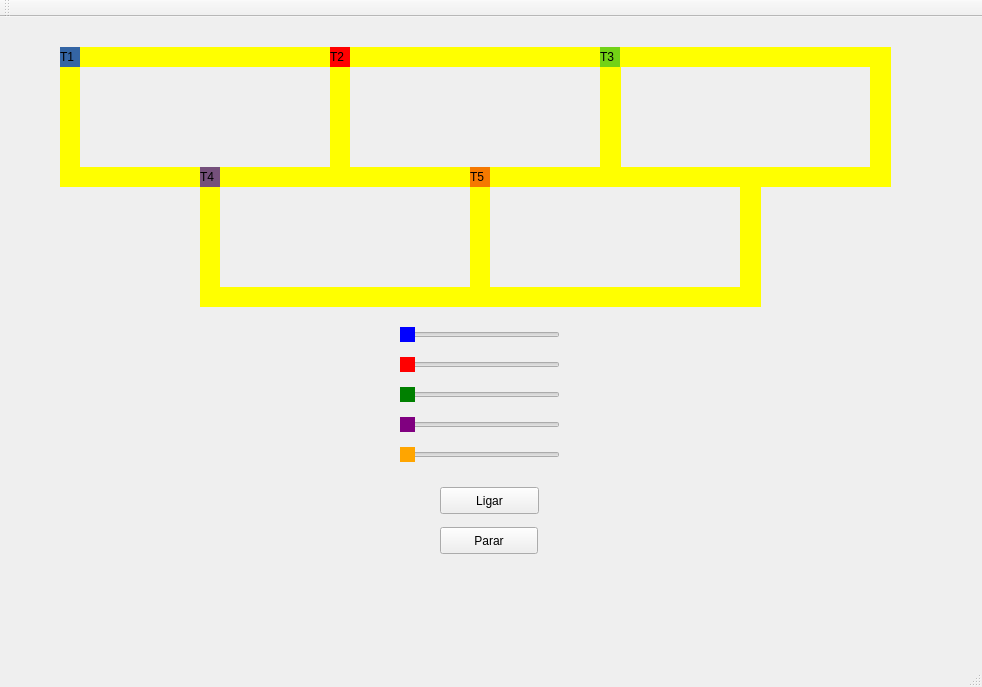
<?xml version="1.0" encoding="UTF-8"?>
<ui version="4.0">
 <class>MainWindow</class>
 <widget class="QMainWindow" name="MainWindow">
  <property name="geometry">
   <rect>
    <x>0</x>
    <y>0</y>
    <width>982</width>
    <height>687</height>
   </rect>
  </property>
  <property name="windowTitle">
   <string>MainWindow</string>
  </property>
  <widget class="QWidget" name="centralWidget">
   <widget class="QLabel" name="label_trem1">
    <property name="geometry">
     <rect>
      <x>60</x>
      <y>30</y>
      <width>20</width>
      <height>20</height>
     </rect>
    </property>
    <property name="styleSheet">
     <string notr="true">QLabel { background: rgb(52, 101, 164)}</string>
    </property>
    <property name="text">
     <string>T1</string>
    </property>
   </widget>
   <widget class="QLabel" name="label_trilho1">
    <property name="geometry">
     <rect>
      <x>80</x>
      <y>30</y>
      <width>250</width>
      <height>20</height>
     </rect>
    </property>
    <property name="styleSheet">
     <string notr="true">QLabel { background: yellow}</string>
    </property>
    <property name="text">
     <string/>
    </property>
   </widget>
   <widget class="QLabel" name="label_trilho2">
    <property name="geometry">
     <rect>
      <x>80</x>
      <y>150</y>
      <width>250</width>
      <height>20</height>
     </rect>
    </property>
    <property name="styleSheet">
     <string notr="true">QLabel { background: yellow}</string>
    </property>
    <property name="text">
     <string/>
    </property>
   </widget>
   <widget class="QLabel" name="label_trilho3">
    <property name="geometry">
     <rect>
      <x>330</x>
      <y>30</y>
      <width>20</width>
      <height>140</height>
     </rect>
    </property>
    <property name="styleSheet">
     <string notr="true">QLabel { background: yellow}</string>
    </property>
    <property name="text">
     <string/>
    </property>
   </widget>
   <widget class="QLabel" name="label_trilho4">
    <property name="geometry">
     <rect>
      <x>60</x>
      <y>30</y>
      <width>20</width>
      <height>140</height>
     </rect>
    </property>
    <property name="styleSheet">
     <string notr="true">QLabel { background: yellow}</string>
    </property>
    <property name="text">
     <string/>
    </property>
   </widget>
   <widget class="QPushButton" name="pushButton">
    <property name="geometry">
     <rect>
      <x>440</x>
      <y>470</y>
      <width>99</width>
      <height>27</height>
     </rect>
    </property>
    <property name="text">
     <string>Ligar</string>
    </property>
   </widget>
   <widget class="QPushButton" name="pushButton_2">
    <property name="geometry">
     <rect>
      <x>440</x>
      <y>510</y>
      <width>98</width>
      <height>27</height>
     </rect>
    </property>
    <property name="text">
     <string>Parar</string>
    </property>
   </widget>
   <widget class="QLabel" name="label_trilho4_2">
    <property name="geometry">
     <rect>
      <x>600</x>
      <y>30</y>
      <width>21</width>
      <height>140</height>
     </rect>
    </property>
    <property name="styleSheet">
     <string notr="true">QLabel { background: yellow}</string>
    </property>
    <property name="text">
     <string/>
    </property>
   </widget>
   <widget class="QLabel" name="label_trilho1_2">
    <property name="geometry">
     <rect>
      <x>350</x>
      <y>30</y>
      <width>250</width>
      <height>20</height>
     </rect>
    </property>
    <property name="styleSheet">
     <string notr="true">QLabel { background: yellow}</string>
    </property>
    <property name="text">
     <string/>
    </property>
   </widget>
   <widget class="QLabel" name="label_trilho2_2">
    <property name="geometry">
     <rect>
      <x>350</x>
      <y>150</y>
      <width>250</width>
      <height>20</height>
     </rect>
    </property>
    <property name="styleSheet">
     <string notr="true">QLabel { background: yellow}</string>
    </property>
    <property name="text">
     <string/>
    </property>
   </widget>
   <widget class="QLabel" name="label_trem2">
    <property name="geometry">
     <rect>
      <x>330</x>
      <y>30</y>
      <width>20</width>
      <height>20</height>
     </rect>
    </property>
    <property name="styleSheet">
     <string notr="true">QLabel { background: red}</string>
    </property>
    <property name="text">
     <string>T2</string>
    </property>
   </widget>
   <widget class="QLabel" name="label_trilho4_3">
    <property name="geometry">
     <rect>
      <x>870</x>
      <y>30</y>
      <width>21</width>
      <height>140</height>
     </rect>
    </property>
    <property name="styleSheet">
     <string notr="true">QLabel { background: yellow}</string>
    </property>
    <property name="text">
     <string/>
    </property>
   </widget>
   <widget class="QLabel" name="label_trilho2_3">
    <property name="geometry">
     <rect>
      <x>620</x>
      <y>150</y>
      <width>250</width>
      <height>20</height>
     </rect>
    </property>
    <property name="styleSheet">
     <string notr="true">QLabel { background: yellow}</string>
    </property>
    <property name="text">
     <string/>
    </property>
   </widget>
   <widget class="QLabel" name="label_trilho1_3">
    <property name="geometry">
     <rect>
      <x>620</x>
      <y>30</y>
      <width>250</width>
      <height>20</height>
     </rect>
    </property>
    <property name="styleSheet">
     <string notr="true">QLabel { background: yellow}</string>
    </property>
    <property name="text">
     <string/>
    </property>
   </widget>
   <widget class="QLabel" name="label_trilho4_4">
    <property name="geometry">
     <rect>
      <x>200</x>
      <y>167</y>
      <width>20</width>
      <height>123</height>
     </rect>
    </property>
    <property name="styleSheet">
     <string notr="true">QLabel { background: yellow}</string>
    </property>
    <property name="text">
     <string/>
    </property>
   </widget>
   <widget class="QLabel" name="label_trilho4_5">
    <property name="geometry">
     <rect>
      <x>470</x>
      <y>167</y>
      <width>20</width>
      <height>123</height>
     </rect>
    </property>
    <property name="styleSheet">
     <string notr="true">QLabel { background: yellow}</string>
    </property>
    <property name="text">
     <string/>
    </property>
   </widget>
   <widget class="QLabel" name="label_trilho4_6">
    <property name="geometry">
     <rect>
      <x>740</x>
      <y>167</y>
      <width>21</width>
      <height>123</height>
     </rect>
    </property>
    <property name="styleSheet">
     <string notr="true">QLabel { background: yellow}</string>
    </property>
    <property name="text">
     <string/>
    </property>
   </widget>
   <widget class="QLabel" name="label_trem3">
    <property name="geometry">
     <rect>
      <x>600</x>
      <y>30</y>
      <width>20</width>
      <height>20</height>
     </rect>
    </property>
    <property name="styleSheet">
     <string notr="true">QLabel { background: rgb(115, 210, 22)}</string>
    </property>
    <property name="text">
     <string>T3</string>
    </property>
   </widget>
   <widget class="QLabel" name="label_trem4">
    <property name="geometry">
     <rect>
      <x>200</x>
      <y>150</y>
      <width>20</width>
      <height>20</height>
     </rect>
    </property>
    <property name="styleSheet">
     <string notr="true">QLabel { background: rgb(117, 80, 123)}</string>
    </property>
    <property name="text">
     <string>T4</string>
    </property>
   </widget>
   <widget class="QLabel" name="label_trem5">
    <property name="geometry">
     <rect>
      <x>470</x>
      <y>150</y>
      <width>20</width>
      <height>20</height>
     </rect>
    </property>
    <property name="styleSheet">
     <string notr="true">QLabel { background: rgb(245, 121, 0) }</string>
    </property>
    <property name="text">
     <string>T5</string>
    </property>
   </widget>
   <widget class="QLabel" name="label_trilho1_4">
    <property name="geometry">
     <rect>
      <x>220</x>
      <y>270</y>
      <width>250</width>
      <height>20</height>
     </rect>
    </property>
    <property name="styleSheet">
     <string notr="true">QLabel { background: yellow}</string>
    </property>
    <property name="text">
     <string/>
    </property>
   </widget>
   <widget class="QLabel" name="label_trilho1_5">
    <property name="geometry">
     <rect>
      <x>490</x>
      <y>270</y>
      <width>250</width>
      <height>20</height>
     </rect>
    </property>
    <property name="styleSheet">
     <string notr="true">QLabel { background: yellow}</string>
    </property>
    <property name="text">
     <string/>
    </property>
   </widget>
   <widget class="QSlider" name="horizontalSlider_trem_1">
    <property name="geometry">
     <rect>
      <x>400</x>
      <y>310</y>
      <width>160</width>
      <height>16</height>
     </rect>
    </property>
    <property name="styleSheet">
     <string notr="true">.QSlider::handle:horizontal {
    background: blue;
}</string>
    </property>
    <property name="orientation">
     <enum>Qt::Horizontal</enum>
    </property>
   </widget>
   <widget class="QSlider" name="horizontalSlider_trem_2">
    <property name="geometry">
     <rect>
      <x>400</x>
      <y>340</y>
      <width>160</width>
      <height>16</height>
     </rect>
    </property>
    <property name="styleSheet">
     <string notr="true">.QSlider::handle:horizontal {
    background: red;
}</string>
    </property>
    <property name="orientation">
     <enum>Qt::Horizontal</enum>
    </property>
   </widget>
   <widget class="QSlider" name="horizontalSlider_trem_4">
    <property name="geometry">
     <rect>
      <x>400</x>
      <y>400</y>
      <width>160</width>
      <height>16</height>
     </rect>
    </property>
    <property name="styleSheet">
     <string notr="true">.QSlider::handle:horizontal {
    background: purple;
}</string>
    </property>
    <property name="orientation">
     <enum>Qt::Horizontal</enum>
    </property>
   </widget>
   <widget class="QSlider" name="horizontalSlider_trem_3">
    <property name="geometry">
     <rect>
      <x>400</x>
      <y>370</y>
      <width>160</width>
      <height>16</height>
     </rect>
    </property>
    <property name="styleSheet">
     <string notr="true">.QSlider::handle:horizontal {
    background: green;
}</string>
    </property>
    <property name="orientation">
     <enum>Qt::Horizontal</enum>
    </property>
   </widget>
   <widget class="QSlider" name="horizontalSlider_trem_5">
    <property name="geometry">
     <rect>
      <x>400</x>
      <y>430</y>
      <width>160</width>
      <height>16</height>
     </rect>
    </property>
    <property name="styleSheet">
     <string notr="true">.QSlider::handle:horizontal {
    background: orange;
}</string>
    </property>
    <property name="orientation">
     <enum>Qt::Horizontal</enum>
    </property>
   </widget>
   <zorder>label_trilho4_5</zorder>
   <zorder>label_trilho2_2</zorder>
   <zorder>label_trilho3</zorder>
   <zorder>label_trilho4_4</zorder>
   <zorder>label_trilho1_5</zorder>
   <zorder>label_trilho1_4</zorder>
   <zorder>label_trilho1</zorder>
   <zorder>label_trilho2</zorder>
   <zorder>label_trilho4</zorder>
   <zorder>label_trem1</zorder>
   <zorder>pushButton</zorder>
   <zorder>pushButton_2</zorder>
   <zorder>label_trilho4_2</zorder>
   <zorder>label_trilho1_2</zorder>
   <zorder>label_trem2</zorder>
   <zorder>label_trilho4_3</zorder>
   <zorder>label_trilho2_3</zorder>
   <zorder>label_trilho1_3</zorder>
   <zorder>label_trilho4_6</zorder>
   <zorder>label_trem3</zorder>
   <zorder>label_trem4</zorder>
   <zorder>label_trem5</zorder>
   <zorder>horizontalSlider_trem_1</zorder>
   <zorder>horizontalSlider_trem_2</zorder>
   <zorder>horizontalSlider_trem_4</zorder>
   <zorder>horizontalSlider_trem_3</zorder>
   <zorder>horizontalSlider_trem_5</zorder>
  </widget>
  <widget class="QMenuBar" name="menuBar">
   <property name="geometry">
    <rect>
     <x>0</x>
     <y>0</y>
     <width>982</width>
     <height>22</height>
    </rect>
   </property>
  </widget>
  <widget class="QToolBar" name="mainToolBar">
   <attribute name="toolBarArea">
    <enum>TopToolBarArea</enum>
   </attribute>
   <attribute name="toolBarBreak">
    <bool>false</bool>
   </attribute>
  </widget>
  <widget class="QStatusBar" name="statusBar"/>
 </widget>
 <layoutdefault spacing="6" margin="11"/>
 <resources/>
 <connections/>
</ui>
